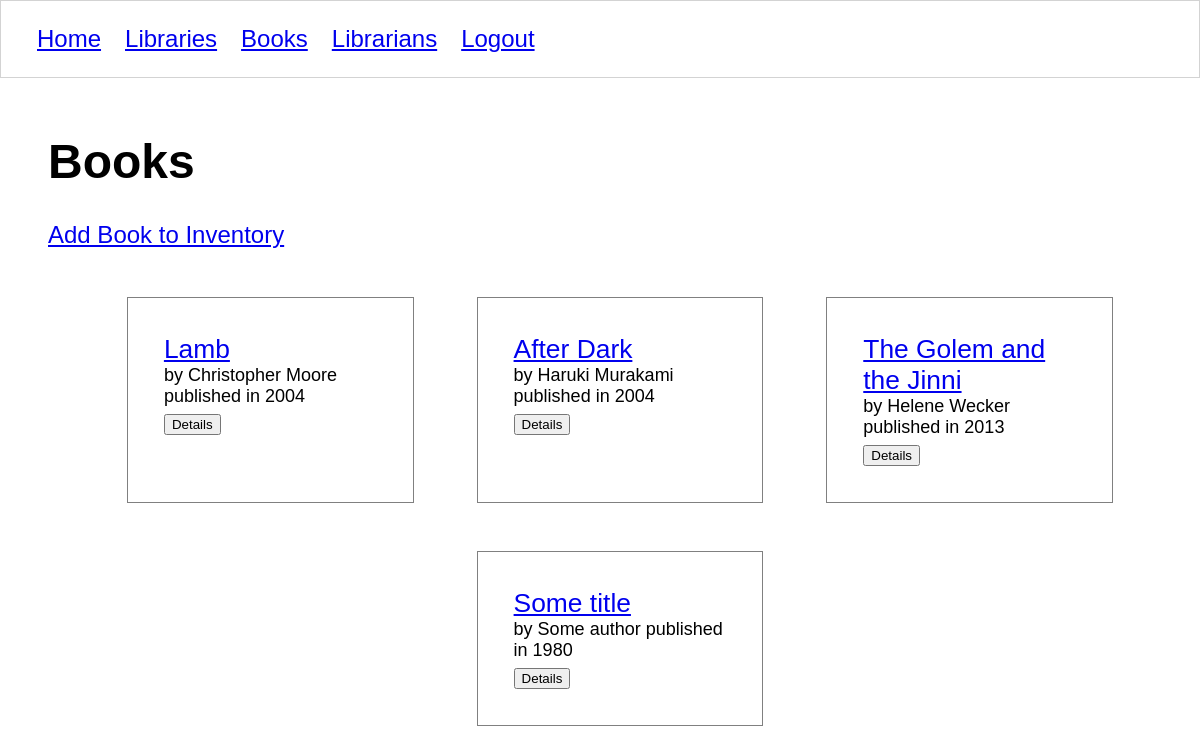
The page /books/ (signed in) on the database as committed earlier.
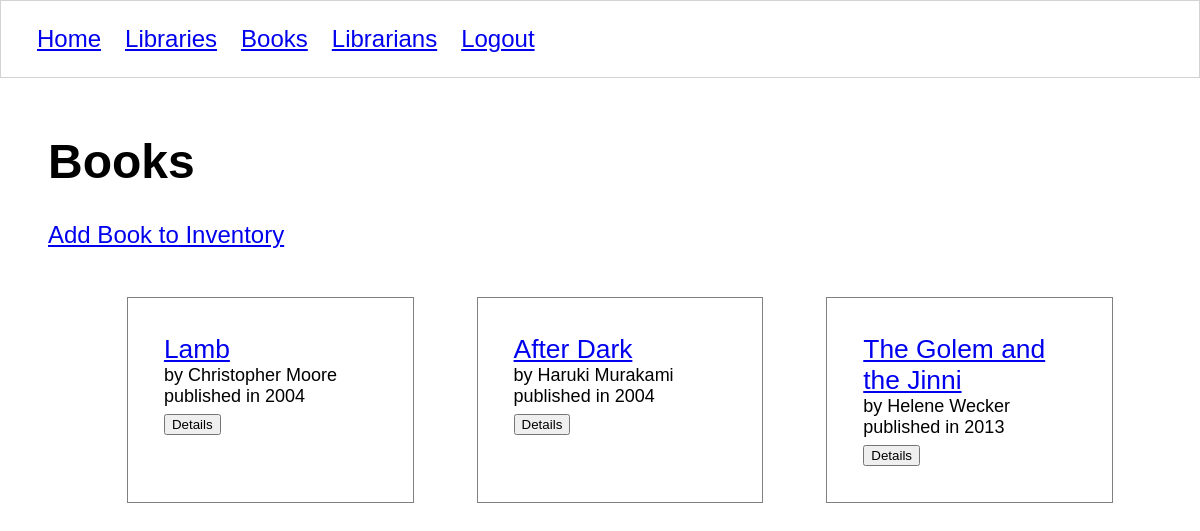
The same page on the database as committed later.
### libraryapp/models/book.py (models this page shows, shortened)
class Book(models.Model):
    title = models.CharField(max_length=50)
    author = models.CharField(max_length=50)
    publisher = models.CharField(max_length=50)
    year_published = models.IntegerField()
    isbn = models.CharField(max_length=50)
    location = models.ForeignKey(Library, on_delete=models.CASCADE)
    librarian = models.ForeignKey(Librarian, on_delete=models.CASCADE)
    class Meta:
        verbose_name = ("book")
        verbose_name_plural = ("books")

### libraryapp/views/books/list.py (the view, shortened to what this page needs)
# urls.py: path('books/', book_list, name='books'),
@login_required
def book_list(request):
    if request.method == 'GET':
        with sqlite3.connect(Connection.db_path) as conn:
            conn.row_factory = model_factory(Book)
            db_cursor = conn.cursor()
            db_cursor.execute("""
            select
                b.id,
                b.title,
                b.isbn,
                b.author,
                b.year_published,
                b.publisher,
                b.librarian_id,
                b.location_id
            from libraryapp_book b
            """)
            all_books = db_cursor.fetchall()
        template = 'books/list.html'
        context = {
            'all_books': all_books
        }
        return render(request, template, context)

### libraryapp/models/modelfactory.py (called while the page is built)
def model_factory(model_type):
    def create(cursor, row):
        instance = model_type()
        smart_row = sqlite3.Row(cursor, row)
        for col in smart_row.keys():
            setattr(instance, col, smart_row[col])
        return instance
    return create

### libraryapp/templates/books/list.html (shortened to what this page needs)
{% extends 'shared/base.html' %}
{% load static %}
{% block css %}
    <link rel="stylesheet" href="{% static 'styles/books.css' %}" />
{% endblock %}
{% block content %}
    <h1>Books</h1>
    <a href="{% url 'libraryapp:book_form' %}">Add Book to Inventory</a>
    <ol class="books">
    {% for book in all_books %}
        <li class="book">
            <a class="book__title" href="{% url 'libraryapp:book' book.id %}"> {{ book.title }}</a>
            <div class="book__description">
                by {{book.author}} published in {{book.year_published}}
            </div>
            <button id="detail--{{ book.id }}">Details</button>
        </li>
    {% endfor %}
    </ol>
{% endblock %}

### libraryapp/templates/shared/base.html (shortened to what this page needs)
{% load static %}
<!DOCTYPE html>
<html>
<head>
    <link rel="stylesheet" href="{% static 'styles/base.css' %}" />
    {% block css %}
    {% endblock %}
</head>
<body>
    <nav id="site-nav">
        <ol class="navList">
            <li class="navList__route"><a href="{% url 'libraryapp:home' %}">Home</a></li>
            <li class="navList__route"><a href="{% url 'libraryapp:libraries' %}">Libraries</a></li>
            <li class="navList__route"><a href="{% url 'libraryapp:books' %}">Books</a></li>
            <li class="navList__route"><a href="{% url 'libraryapp:librarians' %}">Librarians</a></li>
            <li class="navList__route"><a href="{% url 'libraryapp:logout' %}">Logout</a></li>
        </ol>
    </nav>
    <main class="main-content">
        {% block content %}
        {% endblock %}
    </main>
</body>
</html>

### libraryapp/static/styles/base.css (style rules this page uses)
body { margin: 0; padding: 0; font-size: 1.5em; font-family: 'Gill Sans', 'Gill Sans MT', Calibri, 'Trebuchet MS', sans-serif; }
.main-content { padding: 1em 2em; }
.navList { list-style-type: none; display: flex; border: 1px solid lightgray; padding: 1em; margin: 0; }
.navList__route { margin: 0 0.5em; }

### libraryapp/static/styles/books.css (style rules this page uses)
.books { list-style: none; display: flex; flex-wrap: wrap; justify-content: space-evenly; }
.book { flex-basis: 20%; padding: 0 2em 0.5em 2em; border: 1px solid gray; margin: 1em; padding: 1.5em; }
.book__title { font-size: 1.1em; }
.book__description { font-size: 0.75em; }

Rows that differ between the two databases and show on the page:
removed Book: title "Some title", author "Some author", year_published "1980"
